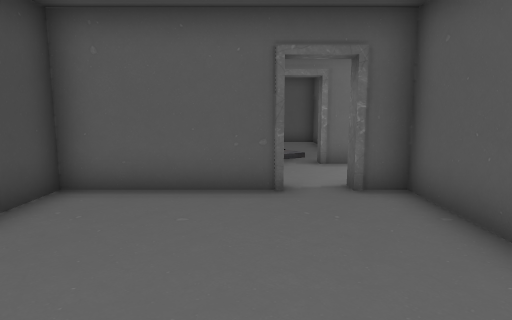
View 1 (above)

22 first-person views from a walk through a Unity game level. The camera is 1.4 m above the floor, tilts 8° down and sees 75° across. Doors are open. The floor is counted in squares, 1 m on a side. Each view is taken from the middle of a square. On the plan, view 1 faces up. The plan holds only what a view shows up to about 15 squares ahead; the rest is blank. The place goes on beyond the plan. The player character is not drawn.

View 2
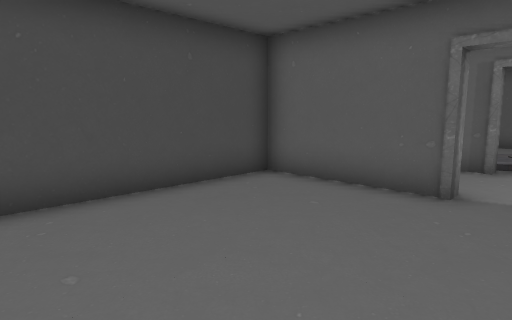

View 3
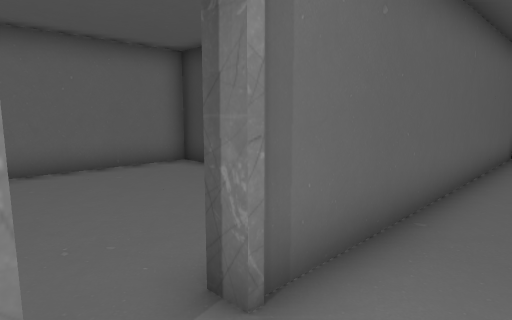

View 4
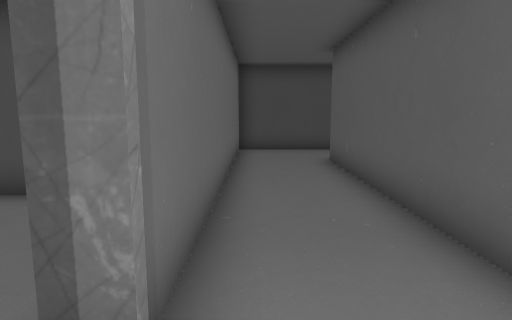

View 5
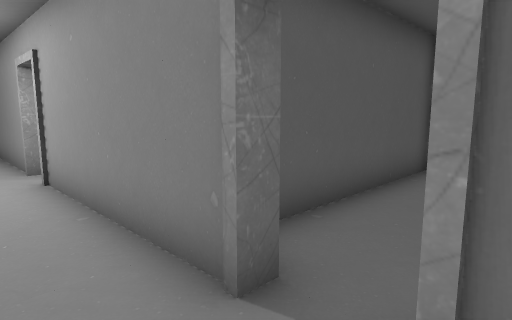

View 6
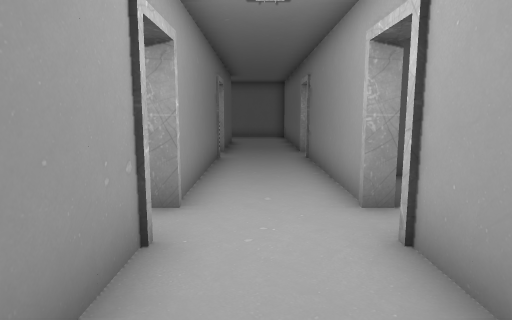

View 7
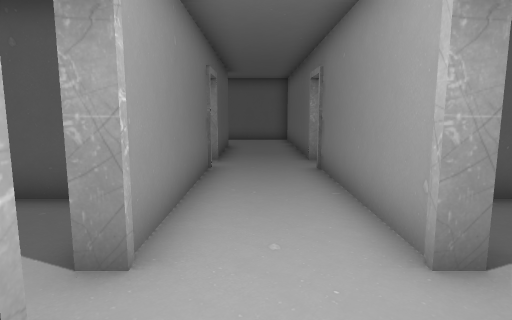

View 8
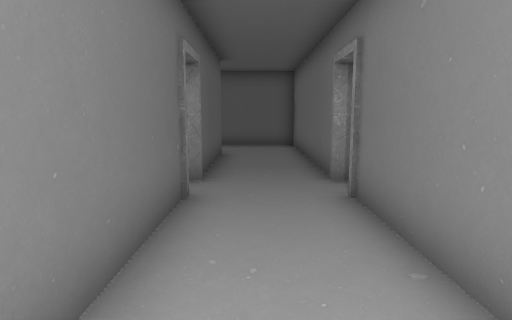

View 9
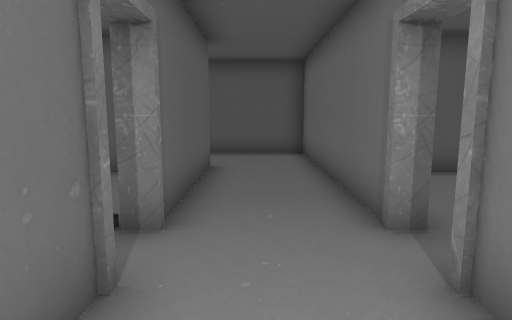

View 10
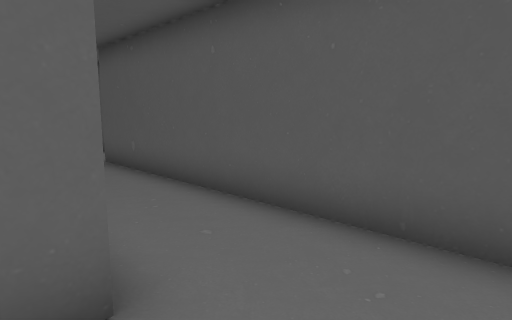

View 11
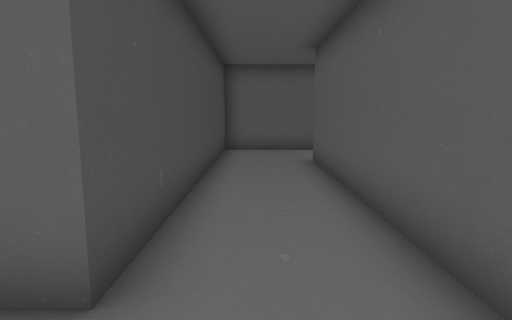

View 12
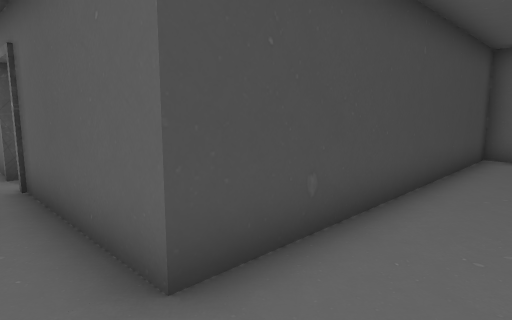

View 13
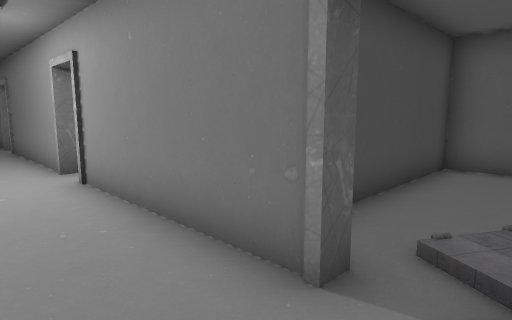

View 14
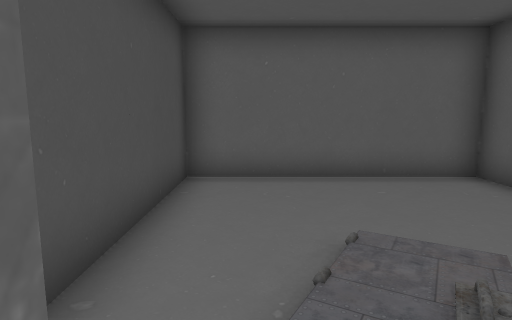

View 15
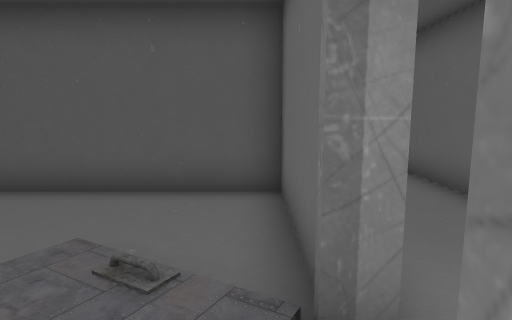

View 16
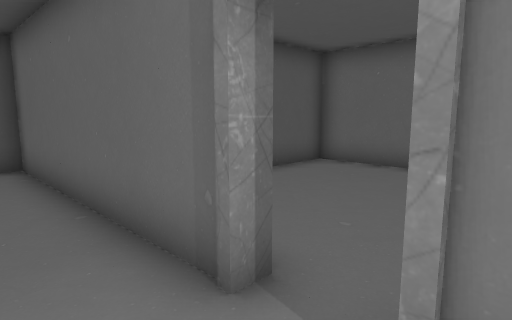

View 17
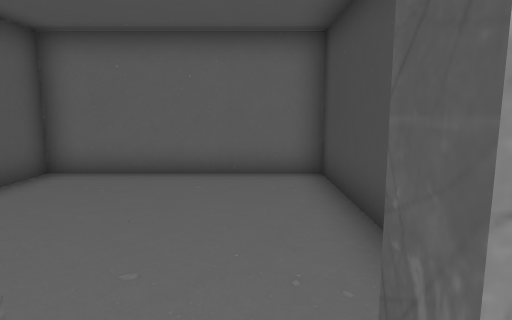

View 18
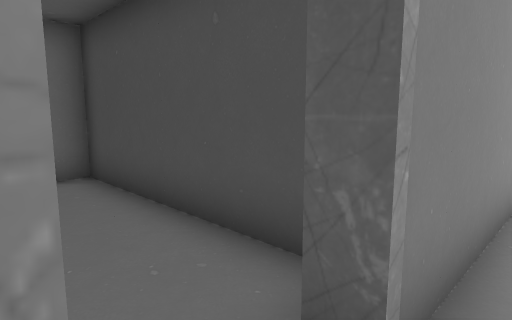

View 19
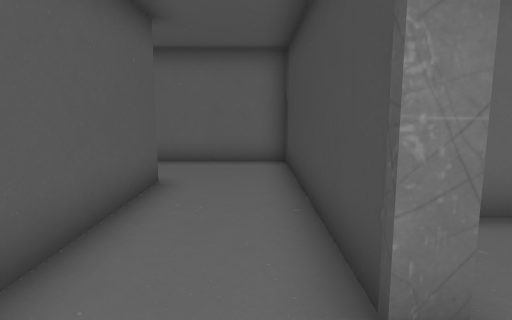

View 20
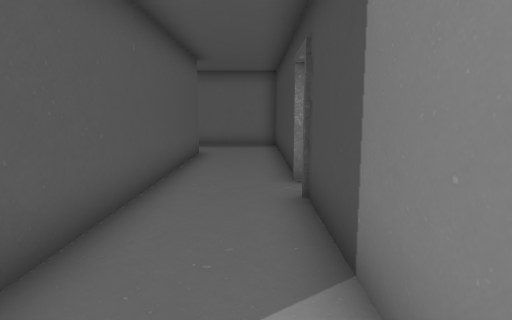

View 21
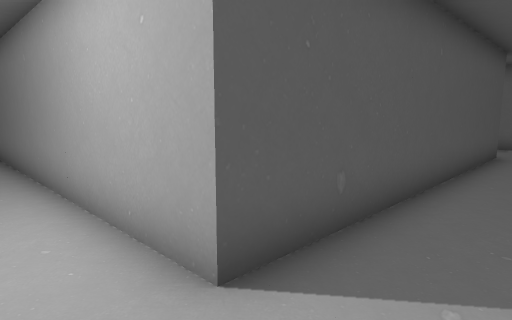

View 22
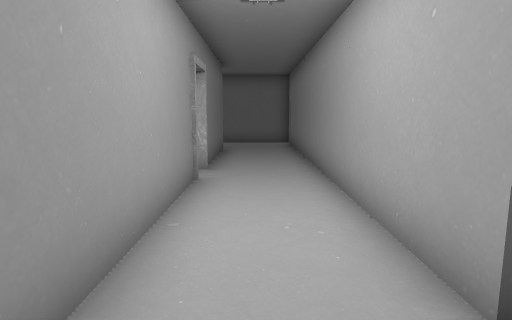

### Floor plan
Points are (right, up) in squares from view 1. A wall is a line through its corners. A room is listed if a view was taken in it or the views show most of it. See-through windows are left out.
Room 1 (views 1, 2)
walls: (0.5, 6) (-3.6, 6) (-3.6, -0.7) (0.9, -0.7); (2.8, -0.8) (2.8, 6) (1.8, 6)
ways out: open door at (1, 6) to room 2
Room 2 (views 3, 4, 5, 6, 7, 8, 9, 10, 11, 12, 13, 14, 16, 17, 18, 19, 20, 21, 22)
walls: (7.5, 9.2) (1.8, 9.2); (1.8, 6.3) (7.6, 6.3); (8.8, 6.3) (14.6, 6.3); (0.5, 9.6) (0.5, 9.2) (-8, 9.2) (-8, 20.4) (5.2, 20.4); (14.6, 9.6) (14.6, 9.2) (8.8, 9.2); (15.9, 6.3) (23.7, 6.3) (23.7, 17); (3.2, 23.3) (-1.8, 23.3); (-10.9, 14.2) (-10.9, 6.3) (0.5, 6.3); (-3, 23.3) (-8.5, 23.3); (-10.9, 20) (-10.9, 15.4); (24.9, 19.8) (20.8, 19.8) (20.8, 9.2) (15.9, 9.2)
ways out: open door at (1, 6) to room 1; opening at (15, 9) to room 3; open door at (15.5, 6) to room 4; opening at (1, 9); opening at (8, 6); open door at (-11, 15); open door at (-2.5, 23); open door at (8, 9)
Room 3 (view 15)
walls: (15.9, 9.2) (15.9, 9.6) (19.9, 9.6) (19.9, 16.3) (13.5, 16.3) (13.5, 11.2)
ways out: opening at (15, 9) to room 2
Room 4 (no view inside)
walls: (19.9, 3.1) (19.9, 3.9); (13.5, 6.4) (13.5, -0.7) (19.9, -0.7) (19.9, 1.5)
ways out: open door at (15.5, 6) to room 2

Where each view was taken, in squares from view 1:
view 1: 0 up, 0 right, facing up
view 2: 0 up, 2 right, facing up-left
view 3: 8 up, 2 right, facing down-left
view 4: 7 up, 2 right, facing left
view 5: 8 up, 0 right, facing down-right
view 6: 8 up, 4 right, facing right
view 7: 8 up, 6 right, facing right
view 8: 8 up, 9 right, facing right
view 9: 8 up, 12 right, facing right
view 10: 7 up, 20 right, facing up-right
view 11: 7 up, 22 right, facing up
view 12: 8 up, 23 right, facing up-left
view 13: 7 up, 16 right, facing up-left
view 14: 9 up, 15 right, facing up
view 15: 10 up, 14 right, facing right
view 16: 8 up, 14 right, facing down-right
view 17: 7 up, 15 right, facing down
view 18: 7 up, 16 right, facing down-left
view 19: 16 up, 10 left, facing down
view 20: 21 up, 10 left, facing down
view 21: 22 up, 10 left, facing down-right
view 22: 22 up, 10 left, facing right
